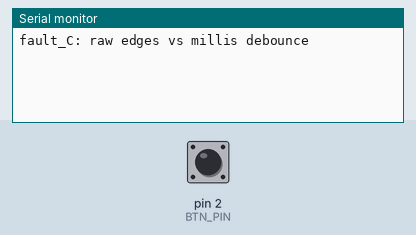
A sketch run on a simulated Arduino Uno, built with avr-gcc and run on an emulated ATmega328P. On the bench: the last lines printed to the serial monitor. Inputs (shaded band) come from the test bench; at power-on: pin 2 (BTN_PIN) HIGH.

Above: at 1.2 s.
1.3 s: pin 2 (BTN_PIN) pulled LOW for 0.15 s
At 1.7 s:
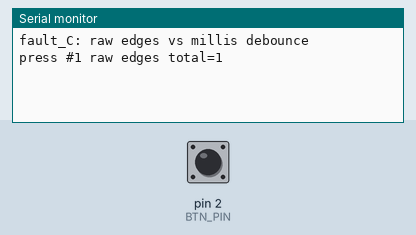
2.9 s: pin 2 (BTN_PIN) pulled LOW for 1 s
At 4.1 s:
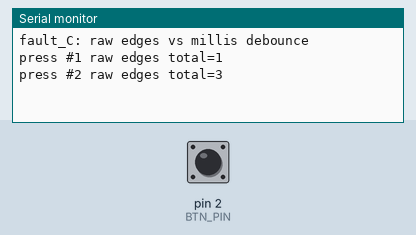
5.4 s: pin 2 (BTN_PIN) pulled LOW for 0.15 s
At 6.0 s:
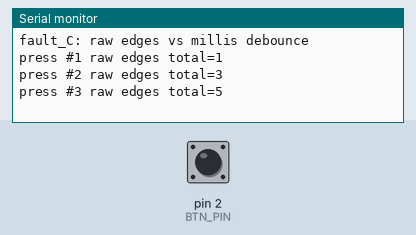

The sketch:

fault_C_bounce_counter.ino
```cpp
const int BTN_PIN = 2;
const unsigned long DEBOUNCE_MS = 50;

int lastRaw = HIGH;
unsigned long rawEdges = 0;

int stableState = HIGH;
int lastReading = HIGH;
unsigned long lastChangeMs = 0;
unsigned long debouncedPresses = 0;

void setup() {
  Serial.begin(9600);
  pinMode(BTN_PIN, INPUT_PULLUP);
  Serial.println("fault_C: raw edges vs millis debounce");
}

void loop() {
  int raw = digitalRead(BTN_PIN);

  if (raw != lastRaw) {
    rawEdges++;
    lastRaw = raw;
  }

  if (raw != lastReading) {
    lastChangeMs = millis();
    lastReading = raw;
  }
  if (millis() - lastChangeMs > DEBOUNCE_MS && raw != stableState) {
    stableState = raw;
    if (stableState == LOW) {
      debouncedPresses++;
      Serial.print("press #");
      Serial.print(debouncedPresses);
      Serial.print(" raw edges total=");
      Serial.println(rawEdges);
    }
  }
}
```

Measured:
- after the input at 1.3 s, the serial monitor: prints a new line after 0.05 s (image 1)
- after the input at 2.9 s, the serial monitor: prints a new line after 0.05 s (image 2)
- after the input at 5.4 s, the serial monitor: prints a new line after 0.05 s (image 3)
